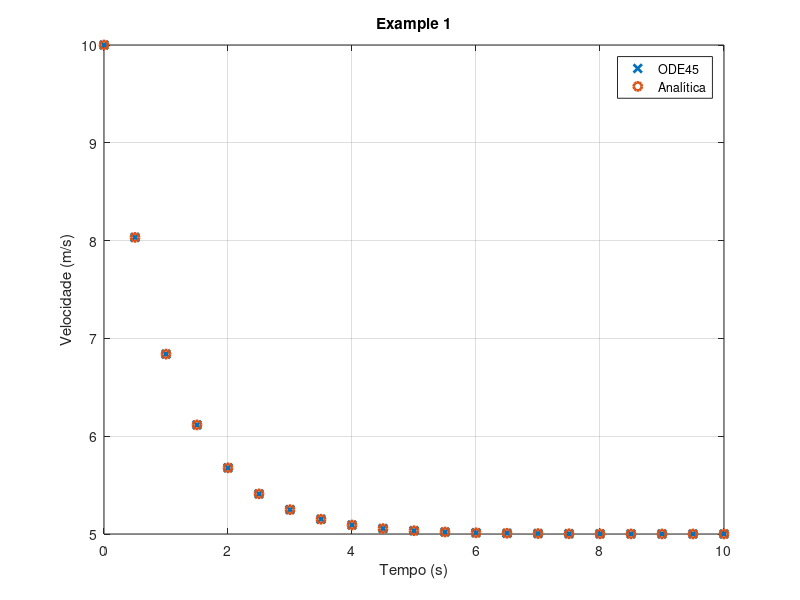

This figure's MATLAB source:
# Modelagem de Sistema Translacional de Primeira Ordem

clear
clc
close all

# Valores arbitrários para observar o comportamento
M = 1/5;
B = 1/5; #B=1 --> B=1/5 aumenta o Gcc em 5
%vo = 10;

Gcc = 1/B;
Ta = 5*M/B;

tf = 10; #tempo final
ts = 5e-1; #passo de simulação
to = 0; #tempo inicial

t = [to:ts:tf];

% Entrada degrau (ex.)

u = @(t) 1;
xo = 10; #cond. inicial

% ODE

dx = @(t,x) -B/M*x + (1/M)*u(t);

% Solução

[t,x] = ode45(dx, t, xo);

plot(t,x,'x', 'linewidth', 2)
grid
xlabel('Tempo (s)')
ylabel('Velocidade (m/s)')
title('Example 1')

#####################################
####### Resposta Analítica ##########
#####################################

Vrc = @(t) 1/B-1/B*exp(-B*t/M) + xo*exp(-B*t/M);
analitica = Vrc(t);

plot(t,x,'x', 'linewidth', 2)
hold on
plot(t,analitica, 'o', 'linewidth', 2)
grid
xlabel('Tempo (s)')
ylabel('Velocidade (m/s)')
title('Example 1')
legend('ODE45', 'Analítica')
